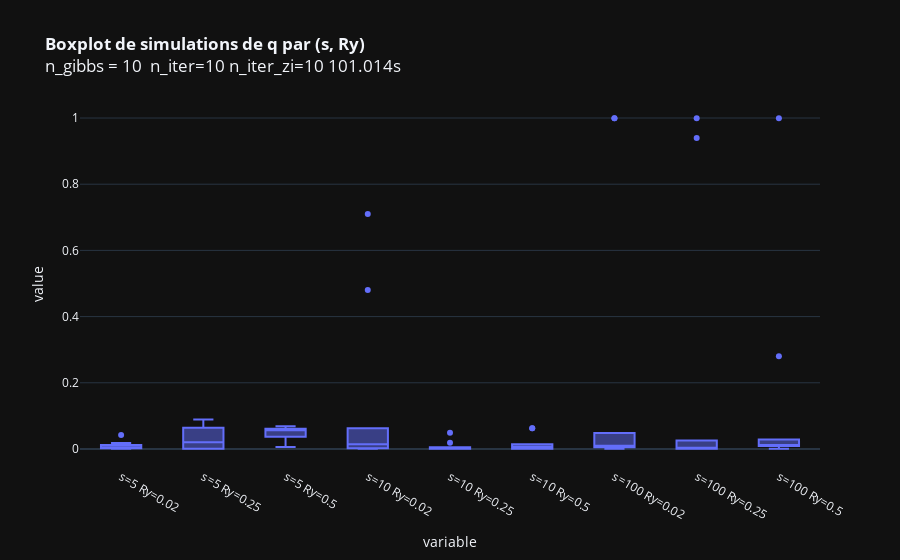

The cell this chart's notebook holds for it:
### Code cell
fig = px.box(df_res, template = "plotly_dark", title = f"<b>Boxplot de simulations de q par (s, Ry)</b> <br>n_gibbs = {n_gibbs}  n_iter={n_iter} n_iter_zi={n_iter_zi} {np.round(t2-t1, 3)}s")
fig.show()

### Figure 1 — Plotly figure (JSON) as saved in the notebook; plotly's stock layout.template omitted (floating-point values rounded to 4 significant figures)
{"data": [{"alignmentgroup": "True", "hovertemplate": "variable=%{x}<br>value=%{y}<extra></extra>", "legendgroup": "", "marker": {"color": "#636efa"}, "name": "", "notched": false, "offsetgroup": "", "orientation": "v", "showlegend": false, "type": "box", "x": ["s=5 Ry=0.02", "s=5 Ry=0.02", "s=5 Ry=0.02", "s=5 Ry=0.02", "s=5 Ry=0.02", "s=5 Ry=0.02", "s=5 Ry=0.02", "s=5 Ry=0.02", "s=5 Ry=0.02", "s=5 Ry=0.02", "s=5 Ry=0.25", "s=5 Ry=0.25", "s=5 Ry=0.25", "s=5 Ry=0.25", "s=5 Ry=0.25", "s=5 Ry=0.25", "s=5 Ry=0.25", "s=5 Ry=0.25", "s=5 Ry=0.25", "s=5 Ry=0.25", "s=5 Ry=0.5", "s=5 Ry=0.5", "s=5 Ry=0.5", "s=5 Ry=0.5", "s=5 Ry=0.5", "s=5 Ry=0.5", "s=5 Ry=0.5", "s=5 Ry=0.5", "s=5 Ry=0.5", "s=5 Ry=0.5", "s=10 Ry=0.02", "s=10 Ry=0.02", "s=10 Ry=0.02", "s=10 Ry=0.02", "s=10 Ry=0.02", "s=10 Ry=0.02", "s=10 Ry=0.02", "s=10 Ry=0.02", "s=10 Ry=0.02", "s=10 Ry=0.02", "s=10 Ry=0.25", "s=10 Ry=0.25", "s=10 Ry=0.25", "s=10 Ry=0.25", "s=10 Ry=0.25", "s=10 Ry=0.25", "s=10 Ry=0.25", "s=10 Ry=0.25", "s=10 Ry=0.25", "s=10 Ry=0.25", "s=10 Ry=0.5", "s=10 Ry=0.5", "s=10 Ry=0.5", "s=10 Ry=0.5", "s=10 Ry=0.5", "s=10 Ry=0.5", "s=10 Ry=0.5", "s=10 Ry=0.5", "s=10 Ry=0.5", "s=10 Ry=0.5", "s=100 Ry=0.02", "s=100 Ry=0.02", "s=100 Ry=0.02", "s=100 Ry=0.02", "s=100 Ry=0.02", "s=100 Ry=0.02", "s=100 Ry=0.02", "s=100 Ry=0.02", "s=100 Ry=0.02", "s=100 Ry=0.02", "s=100 Ry=0.25", "s=100 Ry=0.25", "s=100 Ry=0.25", "s=100 Ry=0.25", "s=100 Ry=0.25", "s=100 Ry=0.25", "s=100 Ry=0.25", "s=100 Ry=0.25", "s=100 Ry=0.25", "s=100 Ry=0.25", "s=100 Ry=0.5", "s=100 Ry=0.5", "s=100 Ry=0.5", "s=100 Ry=0.5", "s=100 Ry=0.5", "s=100 Ry=0.5", "s=100 Ry=0.5", "s=100 Ry=0.5", "s=100 Ry=0.5", "s=100 Ry=0.5"], "x0": " ", "xaxis": "x", "y": [0.004, 0.042, 0.002, 0.004, 0.001, 0.01, 0.018, 0.012, 0.002, 0.004, 0.089, 0.02, 0.064, 0.012, 0.001, 0.078, 0.06, 0.001, 0.001, 0.02, 0.069, 0.053, 0.021, 0.061, 0.037, 0.037, 0.061, 0.06, 0.061, 0.006, 0.48, 0.001, 0.002, 0.004, 0.71, 0.014, 0.015, 0.001, 0.063, 0.023, 0.001, 0.019, 0.001, 0.005, 0.003, 0.049, 0.001, 0.001, 0.001, 0.003, 0.001, 0.014, 0.063, 0.012, 0.011, 0.002, 0.003, 0.001, 0.063, 0.001, 0.009, 0.01, 0.01, 0.999, 0.999, 0.005, 0.01, 0.048, 0.001, 0.001, 0.94, 0.001, 0.026, 0.001, 0.999, 0.002, 0.007, 0.001, 0.001, 0.001, 0.01, 0.999, 0.009, 0.002, 0.026, 0.001, 0.011, 0.029, 0.01, 0.28], "y0": " ", "yaxis": "y"}], "layout": {"boxmode": "group", "legend": {"tracegroupgap": 0}, "title": {"text": "<b>Boxplot de simulations de q par (s, Ry)</b> <br>n_gibbs = 10  n_iter=10 n_iter_zi=10 101.014s"}, "xaxis": {"anchor": "y", "domain": [0, 1], "title": {"text": "variable"}}, "yaxis": {"anchor": "x", "domain": [0, 1], "title": {"text": "value"}}}}
